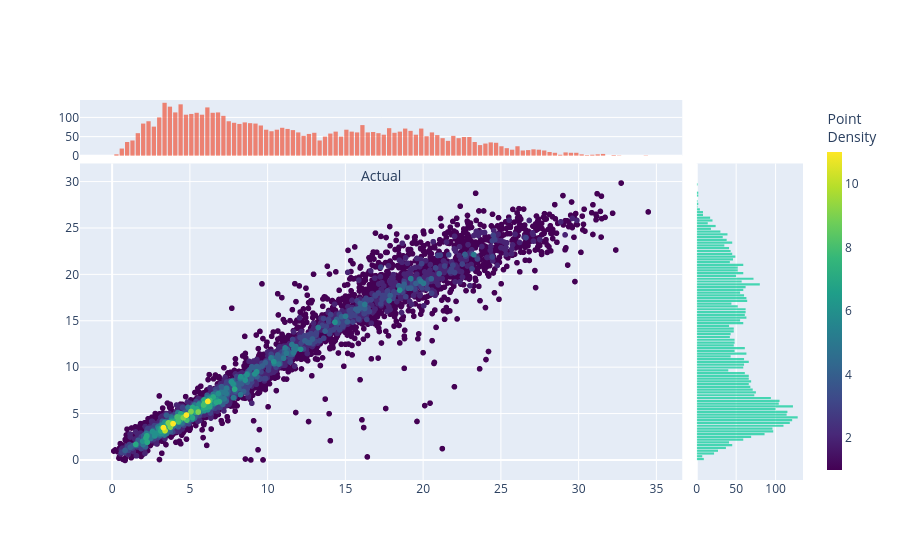

This figure's notebook cell:
### Code cell
hist_density(
    res_test_scaled["y true"],
    res_test_scaled["y pred"]
)

### Figure 1 — Plotly figure (JSON) as saved in the notebook; plotly's stock layout.template omitted (floating-point values rounded to 4 significant figures; data arrays with more than 128 entries replaced by an {"elided": "..."} marker saying what was removed)
{"data": [{"customdata": {"elided": "2850x1 int values"}, "hovertemplate": "Actual: %{x}<br>Predicted: %{y}<br>Point<br>Density: %{customdata[0]:.3f}<extra></extra>", "legendgroup": "", "marker": {"color": {"elided": "2850 int values"}, "coloraxis": "coloraxis", "symbol": "circle"}, "mode": "markers", "name": "", "showlegend": false, "type": "scattergl", "x": {"elided": "2850 float values"}, "xaxis": "x3", "y": {"elided": "2850 float values"}, "yaxis": "y3"}, {"marker": {"line": {"width": 0}}, "opacity": 0.7, "showlegend": false, "type": "bar", "x": [0.2777, 0.6216, 0.9654, 1.309, 1.653, 1.997, 2.341, 2.685, 3.029, 3.372, 3.716, 4.06, 4.404, 4.748, 5.092, 5.436, 5.78, 6.123, 6.467, 6.811, 7.155, 7.499, 7.843, 8.187, 8.53, 8.874, 9.218, 9.562, 9.906, 10.25, 10.59, 10.94, 11.28, 11.63, 11.97, 12.31, 12.66, 13.0, 13.34, 13.69, 14.03, 14.38, 14.72, 15.06, 15.41, 15.75, 16.1, 16.44, 16.78, 17.13, 17.47, 17.81, 18.16, 18.5, 18.85, 19.19, 19.53, 19.88, 20.22, 20.57, 20.91, 21.25, 21.6, 21.94, 22.28, 22.63, 22.97, 23.32, 23.66, 24.0, 24.35, 24.69, 25.04, 25.38, 25.72, 26.07, 26.41, 26.76, 27.1, 27.44, 27.79, 28.13, 28.47, 28.82, 29.16, 29.51, 29.85, 30.19, 30.54, 30.88, 31.23, 31.57, 31.91, 32.26, 32.6, 32.94, 33.29, 33.63, 33.98, 34.32], "xaxis": "x", "y": [4, 19, 36, 40, 59, 84, 90, 76, 100, 138, 128, 113, 134, 107, 109, 112, 107, 126, 112, 113, 104, 90, 86, 83, 87, 85, 84, 79, 68, 64, 68, 73, 70, 67, 61, 52, 57, 60, 40, 50, 58, 63, 50, 68, 63, 61, 80, 61, 62, 59, 55, 72, 60, 63, 71, 65, 55, 71, 51, 61, 54, 46, 39, 52, 46, 49, 49, 36, 28, 32, 35, 34, 25, 20, 16, 25, 14, 15, 17, 16, 14, 10, 8, 3, 9, 8, 8, 4, 2, 3, 4, 5, 0, 2, 1, 0, 0, 0, 0, 1], "yaxis": "y"}, {"marker": {"line": {"width": 0}}, "opacity": 0.7, "orientation": "h", "showlegend": false, "type": "bar", "x": [9, 7, 22, 27, 37, 45, 41, 59, 69, 86, 97, 96, 110, 118, 121, 128, 114, 115, 100, 122, 104, 105, 94, 73, 75, 71, 68, 66, 69, 66, 66, 61, 40, 59, 60, 66, 60, 43, 63, 48, 61, 47, 48, 48, 42, 43, 47, 47, 41, 59, 55, 63, 61, 62, 62, 52, 44, 64, 63, 60, 55, 59, 62, 80, 57, 72, 50, 59, 52, 52, 59, 42, 46, 49, 45, 43, 41, 35, 45, 38, 33, 39, 30, 18, 24, 14, 20, 17, 8, 8, 4, 1, 2, 1, 0, 2, 2, 0, 0, 1], "xaxis": "x4", "y": [0.09615, 0.3951, 0.6941, 0.9931, 1.292, 1.591, 1.89, 2.189, 2.488, 2.787, 3.086, 3.385, 3.684, 3.983, 4.282, 4.581, 4.88, 5.179, 5.478, 5.777, 6.076, 6.375, 6.674, 6.973, 7.272, 7.571, 7.869, 8.168, 8.467, 8.766, 9.065, 9.364, 9.663, 9.962, 10.26, 10.56, 10.86, 11.16, 11.46, 11.76, 12.06, 12.35, 12.65, 12.95, 13.25, 13.55, 13.85, 14.15, 14.45, 14.75, 15.04, 15.34, 15.64, 15.94, 16.24, 16.54, 16.84, 17.14, 17.44, 17.74, 18.03, 18.33, 18.63, 18.93, 19.23, 19.53, 19.83, 20.13, 20.43, 20.73, 21.02, 21.32, 21.62, 21.92, 22.22, 22.52, 22.82, 23.12, 23.42, 23.72, 24.01, 24.31, 24.61, 24.91, 25.21, 25.51, 25.81, 26.11, 26.41, 26.7, 27.0, 27.3, 27.6, 27.9, 28.2, 28.5, 28.8, 29.1, 29.4, 29.69], "yaxis": "y4"}], "layout": {"coloraxis": {"autocolorscale": false, "colorbar": {"thickness": 15, "title": {"text": "Point<br>Density"}}, "colorscale": [[0, "#440154"], [0.1111, "#482878"], [0.2222, "#3e4989"], [0.3333, "#31688e"], [0.4444, "#26828e"], [0.5556, "#1f9e89"], [0.6667, "#35b779"], [0.7778, "#6ece58"], [0.8889, "#b5de2b"], [1, "#fde725"]]}, "showlegend": false, "xaxis": {"anchor": "y", "domain": [0, 0.833], "matches": "x3", "showline": false, "showticklabels": false, "title": {"text": "Actual"}}, "xaxis2": {"anchor": "y2", "domain": [0.853, 1], "matches": "x4", "showline": false, "showticklabels": true}, "xaxis3": {"anchor": "y3", "domain": [0, 0.833], "showline": false}, "xaxis4": {"anchor": "y4", "domain": [0.853, 1], "showline": false}, "yaxis": {"anchor": "x", "domain": [0.853, 1], "showline": false, "showticklabels": true}, "yaxis2": {"anchor": "x2", "domain": [0.853, 1], "matches": "y", "showline": false, "showticklabels": false, "title": {"text": "Predicted"}}, "yaxis3": {"anchor": "x3", "domain": [0, 0.833], "showline": false}, "yaxis4": {"anchor": "x4", "domain": [0, 0.833], "matches": "y3", "showline": false, "showticklabels": false}}}
